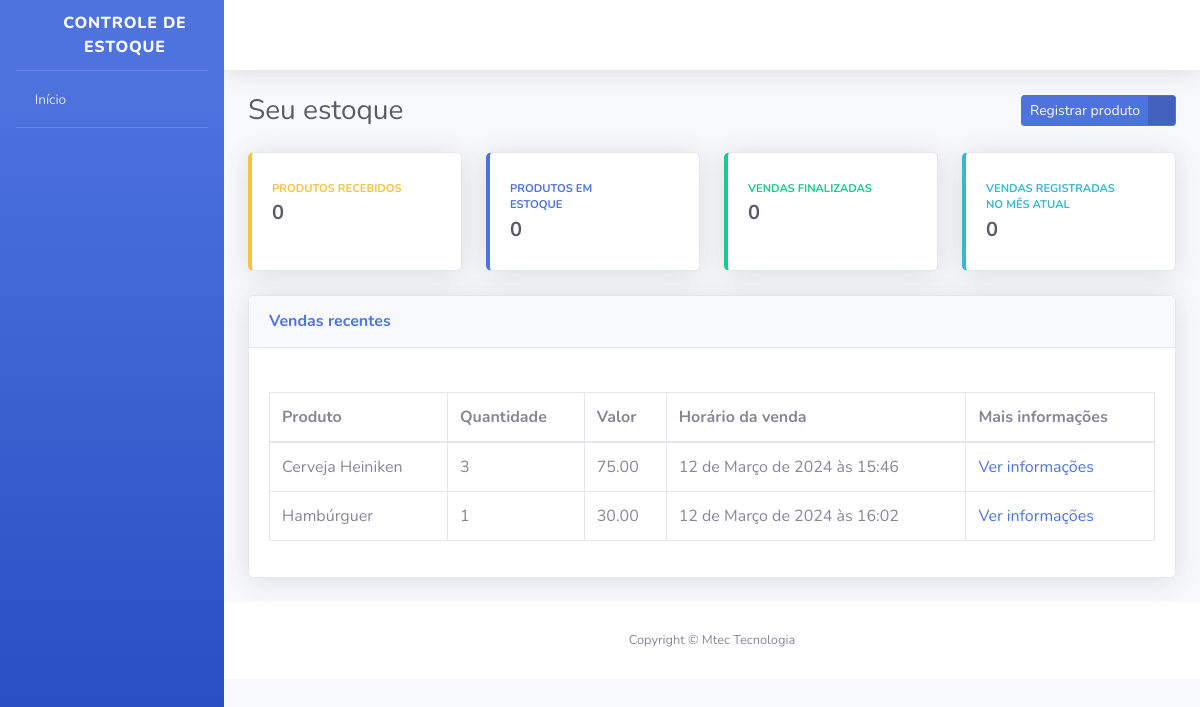
/, run on an earlier commit of the app's database.
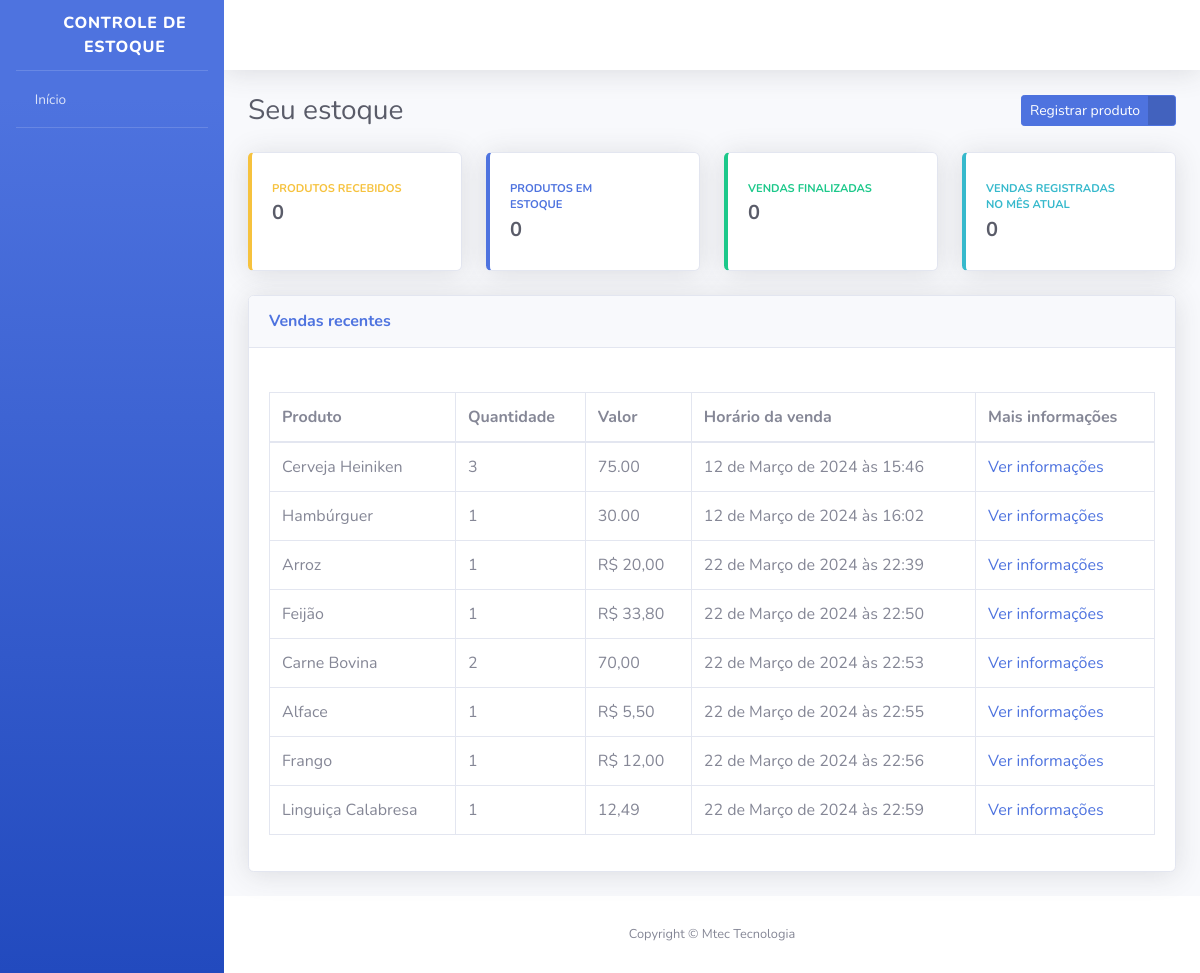
And on a later commit of the database.
### produtos/models.py (models this page shows, shortened)
class Produtos(models.Model):
    STATUS_PRODUTO = [
        ("AGUARDANDO", "Aguardando a venda"),
        ("NO_ESTOQUE", "No estoque"),
        ("FINALIZADA", "Venda finalizada")
    ]
    status = models.CharField(verbose_name="Status", max_length=10, choices=STATUS_PRODUTO, default="AGUARDANDO")
    nome_produto = models.CharField(verbose_name="Produto", max_length=200)
    valor_produto = models.CharField(verbose_name="Valor", max_length=200)
    data_venda = models.DateField(verbose_name="Data da venda", auto_now=False, auto_now_add=False)
    quantidade_venda = models.PositiveSmallIntegerField(verbose_name="Quantidade de produtos")
    vendedor_responsavel = models.CharField(verbose_name="Vendedor Responsável", max_length=194, blank=True, null=True)
    horario_venda = models.DateTimeField(verbose_name="Horário da venda", auto_now_add=True, blank=True, null=True)
    supervisor = models.CharField(verbose_name="Supervisor", max_length=194, blank=True)
    def get_horario_venda(self):
        if self.horario_venda:
            return self.horario_venda
        return "O horário da venda não foi registrado"
    class Meta:
        verbose_name = "Produto"
        verbose_name_plural = "Produtos"
        db_table = "produtos"

### users/views.py (the view)
# urls.py: path("", index, name="index"),
def index(request):
    todos_produtos = Produtos.objects.all()
    context = {"nome_pagina": "Seu estoque", "todos_produtos": todos_produtos}
    return render(request, "index.html", context)

### templates/index.html (shortened to what this page needs)
<!DOCTYPE html>
{% load static %}
<html lang="pt-br">
    <head>
        <link href="{% static 'css/sb-admin-2.min.css' %}" rel="stylesheet">
        <link href="{% static 'vendor/fontawesome-free/css/all.min.css' %}" rel="stylesheet" type="text/css">
    </head>
    <body id="page-top">
        <div id="wrapper">
            <ul class="navbar-nav bg-gradient-primary sidebar sidebar-dark accordion" id="accordionSidebar">
                <a class="sidebar-brand d-flex align-items-center justify-content-center" href="#">
                    <div class="sidebar-brand-icon rotate-n-15">
                        <i class="fas fa-user-shield"></i>
                    </div>
                    <div class="sidebar-brand-text">Controle de estoque</div>
                </a>
                <hr class="sidebar-divider my-0">
                <li class="nav-item">
                    <a class="nav-link" href="#">
                        <i class="fas fa-home"></i>
                        <span>Início</span>
                    </a>
                </li>
                <hr class="sidebar-divider">
            </ul>
            <div id="content-wrapper" class="d-flex flex-column">
                <div id="content">
                    <nav class="navbar navbar-expand navbar-light bg-white topbar mb-4 static-top shadow">
                        <ul class="navbar-nav ml-auto">
                            <li class="nav-item dropdown no-arrow">
                                <a class="nav-link dropdown-toggle" href="#" id="userDropdown" role="button" data-toggle="dropdown" aria-haspopup="true" aria-expanded="false">
                                    <span class="mr-2 d-none d-lg-inline text-gray-800 small">
                                        <i class="fas fa-cog"></i>
                                    </span>
                                </a>
                            </li>
                        </ul>
                    </nav>
                    <div class="container-fluid">
                        <div class="d-sm-flex align-items-center justify-content-between mb-4">
                            <h1 class="h3 mb-0 text-gray-800">{{nome_pagina}}</h1>
                            <a href="{% url 'registrar_produto' %}" class="btn btn-primary btn-icon-split btn-sm">
                                <span class="text">Registrar produto</span>
                                <span class="icon text-white-50">
                                    <i class="fas fa-user-plus"></i>
                                </span>
                            </a>
                        </div>
                        <div class="row">
                            <div class="col-xl-3 col-md-6 mb-4">
                                <div class="card border-left-warning shadow h-100 py-2">
                                    <div class="card-body">
                                        <div class="row no-gutters align-items-center">
                                            <div class="col mr-2">
                                                <div class="text-xs font-weight-bold text-warning text-uppercase mb-1">Produtos recebidos</div>
                                                <div class="h5 mb-0 font-weight-bold text-gray-800">0</div>
                                            </div>
                                            <div class="col-auto">
                                                <i class="fas fa-user-lock fa-2x text-gray-300"></i>
                                            </div>
                                        </div>
                                    </div>
                                </div>
                            </div>
                            <div class="col-xl-3 col-md-6 mb-4">
                                <div class="card border-left-primary shadow h-100 py-2">
                                    <div class="card-body">
                                        <div class="row no-gutters align-items-center">
                                            <div class="col mr-2">
                                                <div class="text-xs font-weight-bold text-primary text-uppercase mb-1">Produtos em estoque</div>
                                                <div class="h5 mb-0 font-weight-bold text-gray-800">0</div>
                                            </div>
                                            <div class="col-auto">
                                                <i class="fas fa-user-clock fa-2x text-gray-300"></i>
                                            </div>
                                        </div>
                                    </div>
                                </div>
                            </div>
                            <div class="col-xl-3 col-md-6 mb-4">
                                <div class="card border-left-success shadow h-100 py-2">
                                    <div class="card-body">
                                        <div class="row no-gutters align-items-center">
                                            <div class="col mr-2">
                                                <div class="text-xs font-weight-bold text-success text-uppercase mb-1">Vendas finalizadas</div>
                                                <div class="h5 mb-0 font-weight-bold text-gray-800">0</div>
                                            </div>
                                            <div class="col-auto">
                                                <i class="fas fa-user-check fa-2x text-gray-300"></i>
                                            </div>
                                        </div>
                                    </div>
                                </div>
                            </div>
                            <div class="col-xl-3 col-md-6 mb-4">
                                <div class="card border-left-info shadow h-100 py-2">
                                    <div class="card-body">
                                        <div class="row no-gutters align-items-center">
                                            <div class="col mr-2">
                                                <div class="text-xs font-weight-bold text-info text-uppercase mb-1">Vendas registradas no mês atual</div>
                                                <div class="h5 mb-0 font-weight-bold text-gray-800">0</div>
                                            </div>
                                            <div class="col-auto">
                                                <i class="fas fa-users fa-2x text-gray-300"></i>
                                            </div>
                                        </div>
                                    </div>
                                </div>
                            </div>
                        </div>
                        <div class="card shadow mb-4">
                            <div class="card-header py-3 d-sm-flex align-items-center justify-content-between mb-4">
                                <h6 class="m-0 font-weight-bold text-primary">Vendas recentes</h6>
                            </div>
                            <div class="card-body">
                                <div class="table-responsive">
                                    <table class="table table-bordered">
                                        <thead>
                                            <tr>
                                                <th>Produto</th>
                                                <th>Quantidade</th>
                                                <th>Valor</th>
                                                <th>Horário da venda</th>
                                                <th>Mais informações</th>
                                            </tr>
                                        </thead>
                                        <tbody>
                                            {% for produto in todos_produtos %}
                                                <tr>
                                                    <td>{{ produto.nome_produto }}</td>
                                                    <td>{{ produto.quantidade_venda }}</td>
                                                    <td>{{ produto.valor_produto }}</td>
                                                    <td>{{ produto.get_horario_venda }}</td>
                                                    <td>
                                                        <a href="{% url 'informacoes_produto' produto.id %}">Ver informações</a>
                                                    </td>
                                                </tr>
                                            {% endfor %}
                                        </tbody>
                                    </table>
                                </div>
                            </div>
                        </div>
                    </div>
                    <footer class="sticky-footer bg-white">
                        <div class="container my-auto">
                            <div class="copyright text-center my-auto">
                                <span>Copyright © Mtec Tecnologia</span>
                            </div>
                        </div>
                    </footer>
                </div>
            </div>
        </div>
    </body>
</html>

What changed in the data, as far as the page shows it:
added Produtos: nome_produto "Arroz", quantidade_venda "1", valor_produto "R$ 20,00", get_horario_venda "22 de Março de 2024 às 22:39"
added Produtos: nome_produto "Feijão", quantidade_venda "1", valor_produto "R$ 33,80", get_horario_venda "22 de Março de 2024 às 22:50"
added Produtos: nome_produto "Carne Bovina", quantidade_venda "2", valor_produto "70,00", get_horario_venda "22 de Março de 2024 às 22:53"
added Produtos: nome_produto "Alface", quantidade_venda "1", valor_produto "R$ 5,50", get_horario_venda "22 de Março de 2024 às 22:55"
added Produtos: nome_produto "Frango", quantidade_venda "1", valor_produto "R$ 12,00", get_horario_venda "22 de Março de 2024 às 22:56"
added Produtos: nome_produto "Linguiça Calabresa", quantidade_venda "1", valor_produto "12,49", get_horario_venda "22 de Março de 2024 às 22:59"
